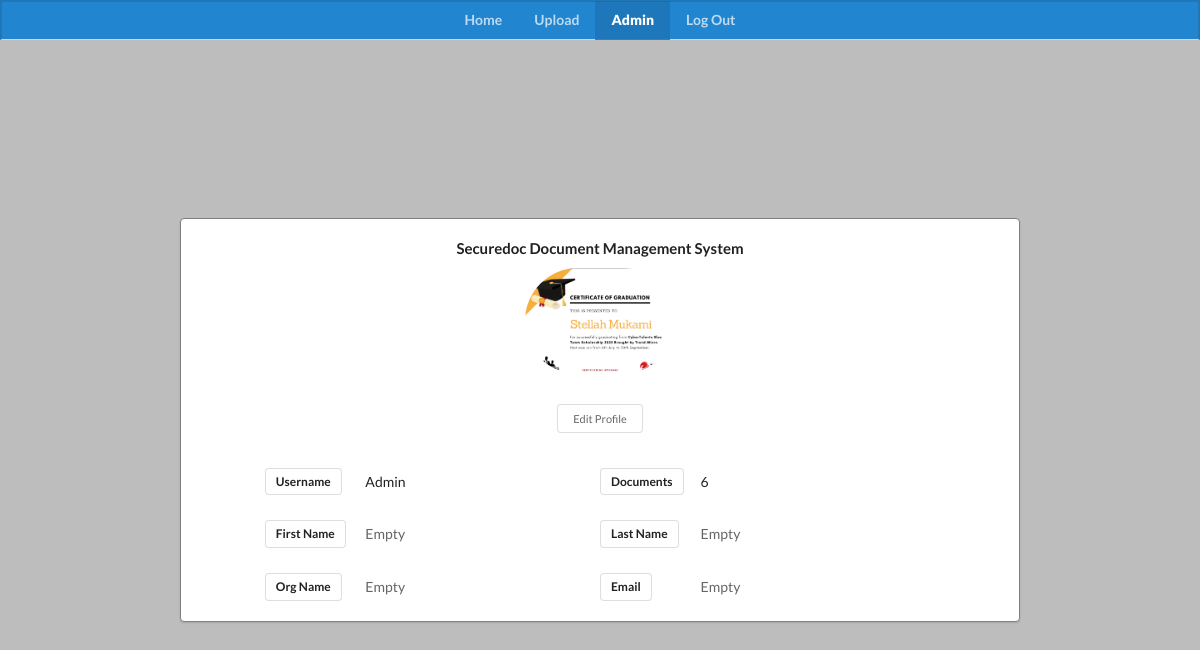
Page /profiles/ (signed in) on the committed database.
### profiles/models.py (models this page shows, shortened)
class Profile(models.Model):
    user           = models.OneToOneField(User, on_delete=models.CASCADE)
    slug           = models.SlugField(unique=True, blank=True)
    profilePicture = models.ImageField(default='ProfilePictures/profileIcon.png', upload_to='ProfilePictures')
    firstName      = models.CharField(max_length=35, blank=True)
    lastName       = models.CharField(max_length=35, blank=True)
    email          = models.EmailField(max_length=90, blank=True)
    organisation   = models.CharField(max_length=35, blank=True)
    updated        = models.TimeField(auto_now=True)
    created        = models.TimeField(auto_now_add=True)

### profiles/views.py (the view)
# urls.py: path('', views.profileView, name='profile'),
@login_required
def profileView(request):
    profile   = Profile.objects.get(user=request.user)
    totalDocs = Document.objects.filter(owner=profile)
    template  = loader.get_template('profiles/profile.html')
    context   = { 'profile' : profile, 'totalDocs' : totalDocs, }
    return HttpResponse(template.render(context, request))

### profiles/templates/profiles/profile.html (shortened to what this page needs)
<head>
  {% extends 'base.html' %}
  {% load static %}
  {% load widget_tweaks %}
{% block content %}
<div class="ui inverted blue secondary pointing menu" id="navbarMainDiv">
  <a class="item" href="{% url 'documents:home' %}"><b>Home</b></a>
  <a class="item" href="{% url 'documents:uploadDoc' %}"><b>Upload</b></a>
  <a class="item active" href="{% url 'profiles:profile' %}"><b>{{profile.user}}</b></a>
  <a class="item" href="{% url 'documents:logout' %}"><b>Log Out</b></a>
</div>
  <div id="profileParentDiv">
    <div class="ui segment" id="profileSegmentDiv">
        <h4 class="ui header" id="homeSearchSystemName">Securedoc Document Management System</h4>
        <img class="ui small circular image" src={{profile.profilePicture.url}}>
        <a onclick="profileEdit()" class="mini ui basic button" id="profileEditBtn">Edit Profile</a>
        <div id="profileItemChildDiv">
          <div id="profileInfoDiv">
            <div id="profileLabel"><a class="ui basic label">Username</a></div>
            {% if profile.user %}
              <div class="description" id="profileInfoItem">{{profile.user}}</div>
            {% else %}
              <div class="description" id="profileInfoItem">{{profile.user}}</div>
            {% endif %}
          </div>
          <div id="profileInfoDiv">
            <div id="profileLabel"><a class="ui basic label">Documents</a></div>
            <div class="description" id="profileInfoItem">{{totalDocs.count}}</div>
          </div>
        </div>
        <div id="profileItemChildDiv">
          <div id="profileInfoDiv">
            <div id="profileLabel"><a class="ui basic label">First Name</a></div>
            {% if profile.firstName %}
              <div class="description" id="profileInfoItem">{{profile.firstName}}</div>
            {% else %}
              <div class="description" id="profileInfoItem"><p>Empty</p></div>
            {% endif %}
            </div>
          <div id="profileInfoDiv">
            <div id="profileLabel"><a class="ui basic label">Last Name</a></div>
            {% if profile.lastName %}
              <div class="description" id="profileInfoItem">{{profile.lastName}}</div>
            {% else %}
              <div class="description" id="profileInfoItem"><p>Empty</p></div>
            {% endif %}
          </div>
        </div>
        <div id="profileItemChildDiv">
          <div id="profileInfoDiv">
            <div id="profileLabel"><a class="ui basic label">Org Name</a></div>
            {% if profile.organisation %}
                <div class="description" id="profileInfoItem">{{profile.organisation}}</div>
            {% else %}
            <div class="description" id="profileInfoItem"><p>Empty</p></div>
            {% endif %}
          </div>
          <div id="profileInfoDiv">
            <div id="profileLabel"><a class="ui basic label">Email</a></div>
            {% if profile.email %}
                <div class="description" id="profileInfoItem">{{profile.email}}</div>
            {% else %}
                <div class="description" id="profileInfoItem"><p>Empty</p></div>
            {% endif %}
          </div>
        </div>
    </div>
  </div>
{% endblock content %}

### assets/style.css (style rules this page uses)
#navbarMainDiv { display: flex; width: 100%; margin: 0px; padding: 0px; align-items: center; height: fit-content; justify-content: center; border-bottom: 1px solid #CFD8DC; }
#homeParentDiv, #profileParentDiv, #profileEditParentDiv, #uploadParentDiv { display: flex; width: 100%; margin: 0px; padding: 0px; height: 100%; border: none; }
#profileParentDiv { position: relative; }
#profileParentDiv, #profileEditParentDiv { align-items: center; justify-content: center; }
#profileSegmentDiv { display: flex; gap: 10px; width: 70%; margin: 0px; border: 1px solid gray; align-items: center; flex-direction: column; justify-content: center; padding: 20px 0px 20px 0px; }
#homeSearchSystemName { display: flex; margin: 0px; padding: 0px; }
#profileSegmentDiv img { margin: 0px 0px 10px 0px !important; }
#profileParentDiv { gap: 5%; background-color: #BDBDBD; }
#profileItemChildDiv { display: flex; margin: 0px ; padding : 0px; width: 80%; border: none; justify-content: space-between; }
#profileInfoDiv { display: flex; width: 50%; padding: 0px; border: none; margin: 15px 0px 0px 0px; justify-content: space-between; }
#profileLabel { display: flex; border: none; margin: 0px; padding: 0px; border: none; }
#profileLabel a { white-space:nowrap !important; }
#profileInfoItem { display: flex; width: 70%; margin: 0px; padding: 0px; border: none; align-items: center; }
#profileInfoItem p { margin: 0px; padding: 0px; color: #666666; }
#profileEditBtn { margin: 10px 0px 10px 0px; }

### rows in the picture
Profile: user "Admin", profilePicture (picture)

### other values in the picture
{{ totalDocs.count }} "6"
